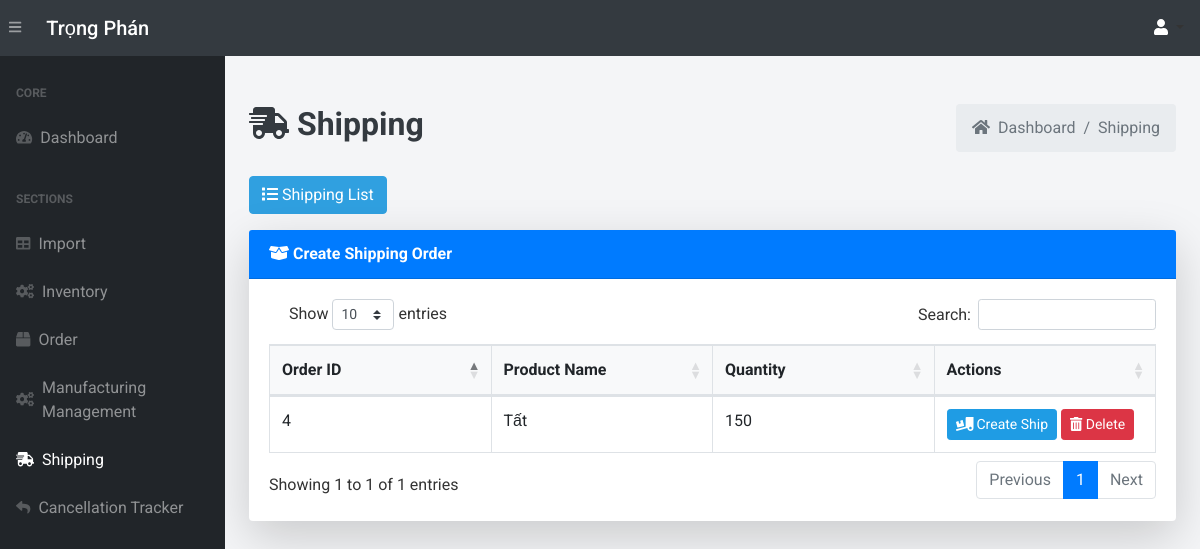
Screenshot of /shipping-queue/ (signed in) with the database file from the repository.
### app.py (models this page shows, shortened)
class ShippingQueue(db.Model):
    __tablename__ = 'shipping_queue'
    shipping_queue_id = db.Column(db.Integer, primary_key=True)
    order_id = db.Column(db.Integer, db.ForeignKey('orders.order_id'))
    batch_id = db.Column(db.Integer, db.ForeignKey('product_batches.batch_id'))
    product_name = db.Column(db.String(255), nullable=False)
    quantity = db.Column(db.Integer, nullable=False)
    status = db.Column(db.String(50), default='Processing')
    price = db.Column(db.Float)
    order_detail = db.relationship('Order', backref='shipping_queue')
    product_batch = db.relationship('ProductBatch', backref='shipping_queue')

### app.py (the view)
@app.route('/shipping-queue/', methods=["GET"])
@login_required
def shipping_queue_list():
    shipping_queue_items = ShippingQueue.query.filter(ShippingQueue.status == "Processing").all()
    return render_template('shipping_queue.html', shipping_queue_items=shipping_queue_items)

### app.py (called while the page is built, shortened)
@login_manager.user_loader
def load_user(user_id):
    return User.query.get(int(user_id))

def add_monthly_data():
    current_year = datetime.now().year
    months = [f"{current_year}-{str(month).zfill(2)}" for month in range(1, 4)]
    for month in months:
        existing_month_data = db.session.query(Order).filter(Order.order_date.like(f'{month}%')).first()
    db.session.commit()

@app.before_request
def initialize_data():
    add_monthly_data()

### templates/shipping_queue.html (shortened to what this page needs)
{% extends 'base.html' %}
{% block content %}
<main>
    <div class="container-fluid mt-5">
        <div class="d-flex justify-content-between align-items-center mb-4">
            <h1 class="text-dark font-weight-bold" style="font-size: 2rem;">
                <i class="fas fa-shipping-fast"></i> Shipping
            </h1>
            <ol class="breadcrumb mb-0">
                <li class="breadcrumb-item"><a href="/" class="text-decoration-none text-muted"><i class="fas fa-home mr-1"></i> Dashboard</a></li>
                <li class="breadcrumb-item active">Shipping</li>
            </ol>
        </div>
        <a href="/shipping-list/" class="btn btn-add mb-3">
            <i class="fas fa-list"></i> Shipping List
        </a>
        <div class="card shadow-lg border-0 mb-4">
            <div class="card-header bg-primary text-white font-weight-bold">
                <i class="fas fa-box-open"></i> Create Shipping Order
            </div>
            <div class="card-body">
                <div class="table-responsive">
                    {% if shipping_queue_items %}
                        <table class="table table-bordered table-hover" id="dataTable" width="100%" cellspacing="0" style="table-layout: fixed;">
                            <thead class="bg-light">
                                <tr>
                                    <th>Order ID</th>
                                    <th>Product Name</th>
                                    <th>Quantity</th>
                                    <th>Actions</th>
                                </tr>
                            </thead>
                            <tbody>
                                {% for item in shipping_queue_items %}
                                    <tr>
                                        <td>{{ item.order_id }}</td>
                                        <td>{{ item.product_name }}</td>
                                        <td>{{ item.quantity }}</td>
                                        <td>
                                            {% if item.status=="Processing" %}
                                            <a href="{{ url_for('create_shipping_order', order_id=item.order_id) }}" class="btn btn-ac btn-sm hover-shadow">
                                                <i class="fas fa-truck-loading"></i> Create Ship
                                            </a>
                                            {% endif %}
                                            <form action="{{ url_for('delete_shipping_queue', shipping_queue_id=item.shipping_queue_id) }}" method="POST" style="display:inline;">
                                                <button type="submit" class="btn btn-danger btn-sm hover-shadow" onclick="return confirm('Are you sure you want to delete this item from the shipping queue?')">
                                                    <i class="fas fa-trash-alt"></i> Delete
                                                </button>
                                            </form>
                                        </td>
                                    </tr>
                                {% endfor %}
                            </tbody>
                        </table>
                    {% else %}
                        <p>No products are ready for shipping at the moment.</p>
                    {% endif %}
                </div>
            </div>
        </div>
    </div>
</main>
{% endblock %}

### templates/base.html (style rules this page uses)
body { font-family: 'Roboto', sans-serif; background-color: #f4f5f7; color: #333; }
#dataTable { width: 100% !important; margin-top: 20px; }

### rows the page displays
ShippingQueue: order_id "4", product_name "Tất", quantity "150"
